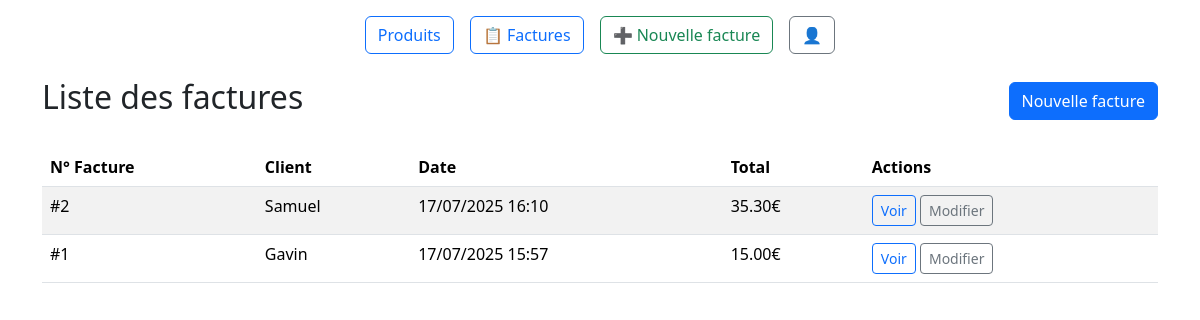
The page /invoices/ on the database as committed earlier.
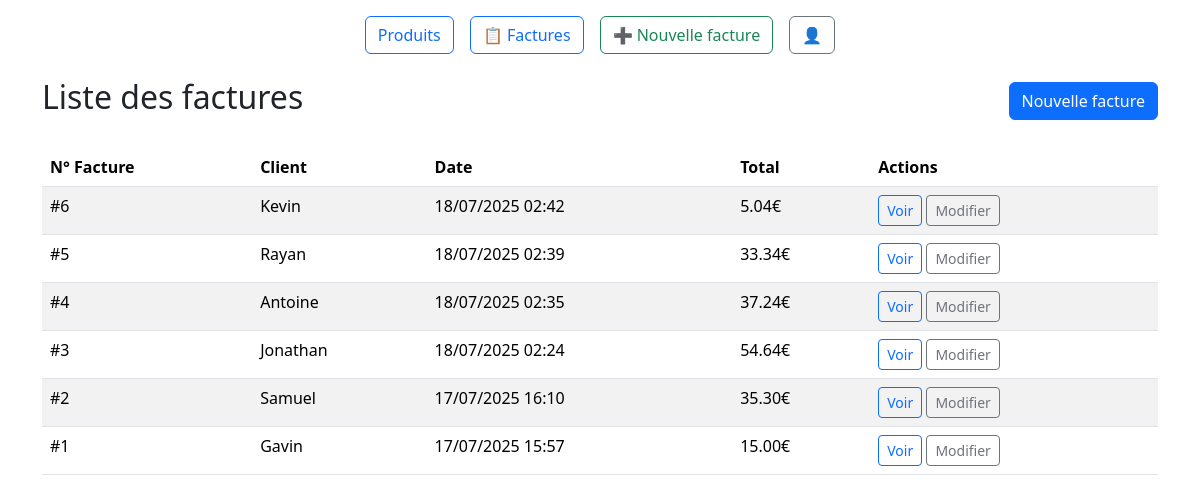
The same page on the database as committed later.
### products/models.py (models this page shows, shortened)
class Invoice(models.Model):
    created_at = models.DateTimeField(auto_now_add=True)  # date de création de la facture
    products = models.ManyToManyField('Product', through='InvoiceItem')  # les produits liés
    customer_name = models.CharField(max_length=100)  # optionnel, au cas où
    notes = models.TextField(blank=True, null=True)    # champ libre
    def total_price(self):
        return sum(item.total_price() for item in self.invoiceitem_set.all())

class InvoiceItem(models.Model):
    invoice = models.ForeignKey(Invoice, on_delete=models.CASCADE)
    product = models.ForeignKey(Product, on_delete=models.CASCADE)
    quantity = models.PositiveIntegerField(default=1)
    def total_price(self):
        return self.product.price * self.quantity

class Product(models.Model):
    name = models.CharField(max_length=100)
    price = models.DecimalField(max_digits=10, decimal_places=2)
    expiration_date = models.DateField(blank=True, null=True)
    image = models.ImageField(upload_to='product_images/', blank=True, null=True)
    class Variety(models.TextChoices):
        France = "FR", "France"
        Maroc = "MAR", "Maroc"
        Espagne = "ESP", "Espagne"
        Italie = "IT", "Italie"
        Tunisie = "TUN", "Tunisie"
        Turquie = "TUR", "Turquie"
        Egypte = "EGY", "Egypte"
    variety = models.fields.CharField(choices=Variety.choices, max_length=3)

### products/views.py (the view)
# urls.py: path('invoices/', product_views.invoice_list, name="invoice-list"),
def invoice_list(request):
    invoices = Invoice.objects.all().order_by('-created_at')
    return render(request, 'products/invoice_list.html', {
        'invoices': invoices
    })

### products/templates/products/invoice_list.html
{% extends 'products/base.html' %} {% block content %}
<div class="container mt-4">
  <div class="d-flex justify-content-between align-items-center mb-4">
    <h2>Liste des factures</h2>
    <a href="{% url 'invoice-create' %}" class="btn btn-primary"
      >Nouvelle facture</a
    >
  </div>
  {% if invoices %}
  <div class="table-responsive">
    <table class="table table-striped">
      <thead>
        <tr>
          <th>N° Facture</th>
          <th>Client</th>
          <th>Date</th>
          <th>Total</th>
          <th>Actions</th>
        </tr>
      </thead>
      <tbody>
        {% for invoice in invoices %}
        <tr>
          <td>#{{ invoice.pk }}</td>
          <td>{{ invoice.customer_name }}</td>
          <td>{{ invoice.created_at|date:"d/m/Y H:i" }}</td>
          <td>{{ invoice.total_price }}€</td>
          <td>
            <a
              href="{% url 'invoice-detail' invoice.id %}"
              class="btn btn-sm btn-outline-primary"
              >Voir</a
            >
            <a
              href="{% url 'invoice-edit' invoice.id %}"
              class="btn btn-sm btn-outline-secondary"
              >Modifier</a
            >
          </td>
        </tr>
        {% endfor %}
      </tbody>
    </table>
  </div>
  {% else %}
  <div class="alert alert-info">
    Aucune facture trouvée.
    <a href="{% url 'invoice-create' %}">Créer la première facture</a>
  </div>
  {% endif %}
</div>
{% endblock %}

Rows that differ between the two databases and show on the page:
added Invoice: pk "6", customer_name "Kevin", created_at "18/07/2025 02:42", total_price "5.04"
added Invoice: pk "5", customer_name "Rayan", created_at "18/07/2025 02:39", total_price "33.34"
added Invoice: pk "4", customer_name "Antoine", created_at "18/07/2025 02:35", total_price "37.24"
added Invoice: pk "3", customer_name "Jonathan", created_at "18/07/2025 02:24", total_price "54.64"
